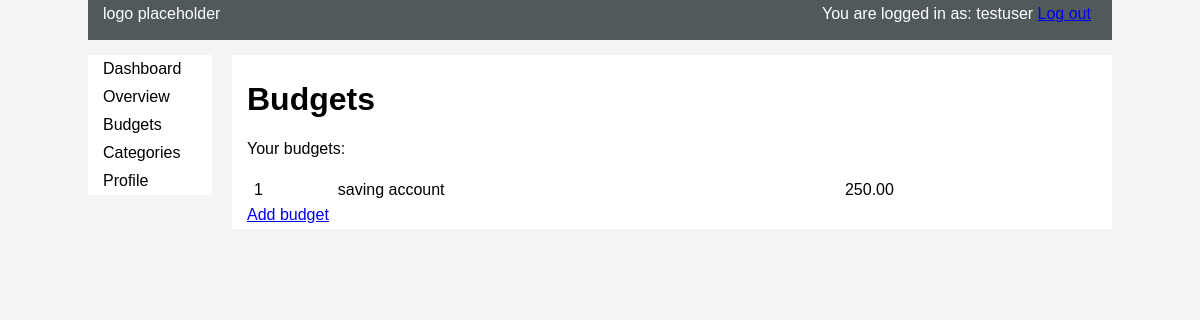
Page /budget/budgets/ (signed in) on the committed database.
### budget/models.py (models this page shows, shortened)
class Budget(models.Model):
    name = models.CharField(max_length=30)
    user = models.ForeignKey(User, null=True, blank=True, on_delete=models.DO_NOTHING)
    value = models.DecimalField(max_digits=8, decimal_places=2, null=True, blank=True)

### budget/views.py (the view)
# urls.py: path('budgets/', views.view_budgets, name='budget_view_budgets'),
def view_budgets(request):
    current_user = request.user
    budgets = Budget.objects.filter(user=current_user)
    return render(request, 'budget/view_budgets.html', {'budgets': budgets})

### budget/templates/budget/view_budgets.html (shortened to what this page needs)
{% extends "base.html" %}
{% block content %}
    <h1>Budgets</h1>
    <p>Your budgets:</p>
    <table>
        {% for budget in budgets %}
        <tr>
            <td>{{ budget.pk }}</td>
            <td>{{ budget.name }}</td>
            <td>{{ budget.value }}</td>
        </tr>
        {% endfor %}
    </table>
    <a href="{% url 'budget_add_budget' %}">Add budget</a>
{% endblock %}

### account/templates/base.html (shortened to what this page needs)
<!DOCTYPE html>
{% load staticfiles %}
{% load static %}
<html lang="en">
<head>
    <link rel="stylesheet" href="{% static 'css/main.css' %}">
</head>
<body>
    <div id="container">
        <div id="header">
            <div class="logo">
                logo placeholder
            </div>
            <div class="user">
                {% if request.user.is_authenticated %}
                    You are logged in as: {{ request.user.username }}
                    <a href="{% url 'logout' %}">Log out</a>
                {% else %}
                    <a href="{% url 'login' %}">Log in</a>
                {% endif %}
            </div>
        </div>
        <div id="menu">
            {% if request.user.is_authenticated %}
                <ul class="menu">
                    <li>
                        <a href="{% url 'budget_dashboard' %}">Dashboard</a>
                    </li>
                    <li>
                        <a href="{% url 'budget_overview' %}">Overview</a>
                    </li>
                    <li>
                        <a href="{% url 'budget_view_budgets' %}">Budgets</a>
                    </li>
                    <li>
                        <a href="{% url 'budget_view_categories' %}">Categories</a>
                    </li>
                    <li>
                        <a href="{% url 'dashboard' %}">Profile</a>
                    </li>
                </ul>
            {% endif %}
        </div>
        <div id="content">
            {% block content %}
            {% endblock %}
        </div>
    </div>
</body>
</html>

### static/css/main.css (style rules this page uses)
body { font-family: Arial, Helvetica, sans-serif; margin: 0px; background-color:#f4f4f4; }
div#container { width:1024px; margin:0 auto; overflow: hidden; }
div#header { height:30px; background-color:#505a5b; padding:5px 15px; color: #ffffff; overflow: hidden; }
div#menu { width:124px; margin: 15px 10px 0px 0px; float:left; background-color:#fff; }
div#content { width:850px; margin: 15px 0px 0px 10px; padding: 5px 15px; float: left; background-color:#fff; }
div.logo { width: 124px; float: left; }
div.user { width: 275px; float: right; }
ul.menu { list-style-type: none; margin: 0; padding: 0; width: 100%; }
li a { display: block; color: #000; padding: 5px 15px; text-decoration: none; }
table { width: 100%; }
td { padding: 5px; }

### rows in the picture
Budget: pk "1", name "saving account", value "250.00"

### other values in the picture
{{ request.user.username }} "testuser"
